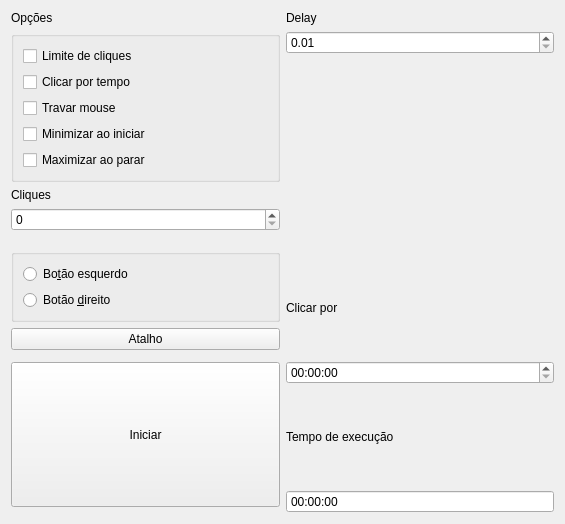
<?xml version="1.0" encoding="UTF-8"?>
<ui version="4.0">
 <class>Form</class>
 <widget class="QWidget" name="Form">
  <property name="geometry">
   <rect>
    <x>0</x>
    <y>0</y>
    <width>565</width>
    <height>524</height>
   </rect>
  </property>
  <property name="windowTitle">
   <string>Form</string>
  </property>
  <layout class="QGridLayout" name="gridLayout_2">
   <item row="2" column="0">
    <widget class="QLabel" name="label">
     <property name="text">
      <string>Cliques</string>
     </property>
    </widget>
   </item>
   <item row="6" column="0">
    <widget class="QGroupBox" name="verticalGroupBox">
     <layout class="QVBoxLayout" name="verticalLayout_3">
      <item>
       <widget class="QRadioButton" name="rbEsquerdo">
        <property name="text">
         <string>Bo&amp;tão esquerdo</string>
        </property>
       </widget>
      </item>
      <item>
       <widget class="QRadioButton" name="rbDireito">
        <property name="text">
         <string>Botão &amp;direito</string>
        </property>
       </widget>
      </item>
     </layout>
    </widget>
   </item>
   <item row="1" column="1" rowspan="10">
    <layout class="QVBoxLayout" name="verticalLayout_2">
     <item>
      <widget class="QDoubleSpinBox" name="dbDelay">
       <property name="minimum">
        <double>0.010000000000000</double>
       </property>
       <property name="maximum">
        <double>99999.990000000005239</double>
       </property>
      </widget>
     </item>
     <item>
      <widget class="QLabel" name="img">
       <property name="maximumSize">
        <size>
         <width>300</width>
         <height>300</height>
        </size>
       </property>
       <property name="text">
        <string/>
       </property>
       <property name="pixmap">
        <pixmap>../imagens/mouse.png</pixmap>
       </property>
       <property name="scaledContents">
        <bool>true</bool>
       </property>
      </widget>
     </item>
     <item>
      <widget class="QLabel" name="label_4">
       <property name="text">
        <string/>
       </property>
      </widget>
     </item>
     <item>
      <widget class="QLabel" name="label_5">
       <property name="text">
        <string>Clicar por</string>
       </property>
      </widget>
     </item>
     <item>
      <widget class="QTimeEdit" name="teClicar">
       <property name="displayFormat">
        <string>HH:mm:ss</string>
       </property>
       <property name="calendarPopup">
        <bool>false</bool>
       </property>
      </widget>
     </item>
     <item>
      <widget class="QLabel" name="label_6">
       <property name="text">
        <string>Tempo de execução</string>
       </property>
      </widget>
     </item>
     <item>
      <widget class="QTimeEdit" name="teAtivo">
       <property name="readOnly">
        <bool>true</bool>
       </property>
       <property name="buttonSymbols">
        <enum>QAbstractSpinBox::NoButtons</enum>
       </property>
       <property name="displayFormat">
        <string>HH:mm:ss</string>
       </property>
       <property name="calendarPopup">
        <bool>false</bool>
       </property>
      </widget>
     </item>
    </layout>
   </item>
   <item row="0" column="1">
    <widget class="QLabel" name="label_3">
     <property name="text">
      <string>Delay</string>
     </property>
    </widget>
   </item>
   <item row="7" column="0">
    <widget class="QPushButton" name="btnHotkey">
     <property name="text">
      <string>Atalho</string>
     </property>
    </widget>
   </item>
   <item row="1" column="0">
    <widget class="QGroupBox" name="verticalGroupBox">
     <layout class="QVBoxLayout" name="verticalLayout">
      <item>
       <widget class="QCheckBox" name="cbLimiteCliques">
        <property name="text">
         <string>Limite de cliques</string>
        </property>
       </widget>
      </item>
      <item>
       <widget class="QCheckBox" name="cbClicarTempo">
        <property name="text">
         <string>Clicar por tempo</string>
        </property>
       </widget>
      </item>
      <item>
       <widget class="QCheckBox" name="cbTravarMouse">
        <property name="text">
         <string>Travar mouse</string>
        </property>
       </widget>
      </item>
      <item>
       <widget class="QCheckBox" name="cbMinimizar">
        <property name="text">
         <string>Minimizar ao iniciar</string>
        </property>
       </widget>
      </item>
      <item>
       <widget class="QCheckBox" name="cbMaximizar">
        <property name="text">
         <string>Maximizar ao parar</string>
        </property>
       </widget>
      </item>
     </layout>
    </widget>
   </item>
   <item row="0" column="0">
    <widget class="QLabel" name="label_2">
     <property name="text">
      <string>Opções</string>
     </property>
    </widget>
   </item>
   <item row="3" column="0">
    <widget class="QSpinBox" name="sbCliques">
     <property name="suffix">
      <string/>
     </property>
     <property name="maximum">
      <number>999999999</number>
     </property>
    </widget>
   </item>
   <item row="9" column="0">
    <widget class="QPushButton" name="btnStart">
     <property name="sizePolicy">
      <sizepolicy hsizetype="Minimum" vsizetype="Expanding">
       <horstretch>0</horstretch>
       <verstretch>4</verstretch>
      </sizepolicy>
     </property>
     <property name="text">
      <string>Iniciar</string>
     </property>
    </widget>
   </item>
  </layout>
 </widget>
 <resources/>
 <connections/>
</ui>
